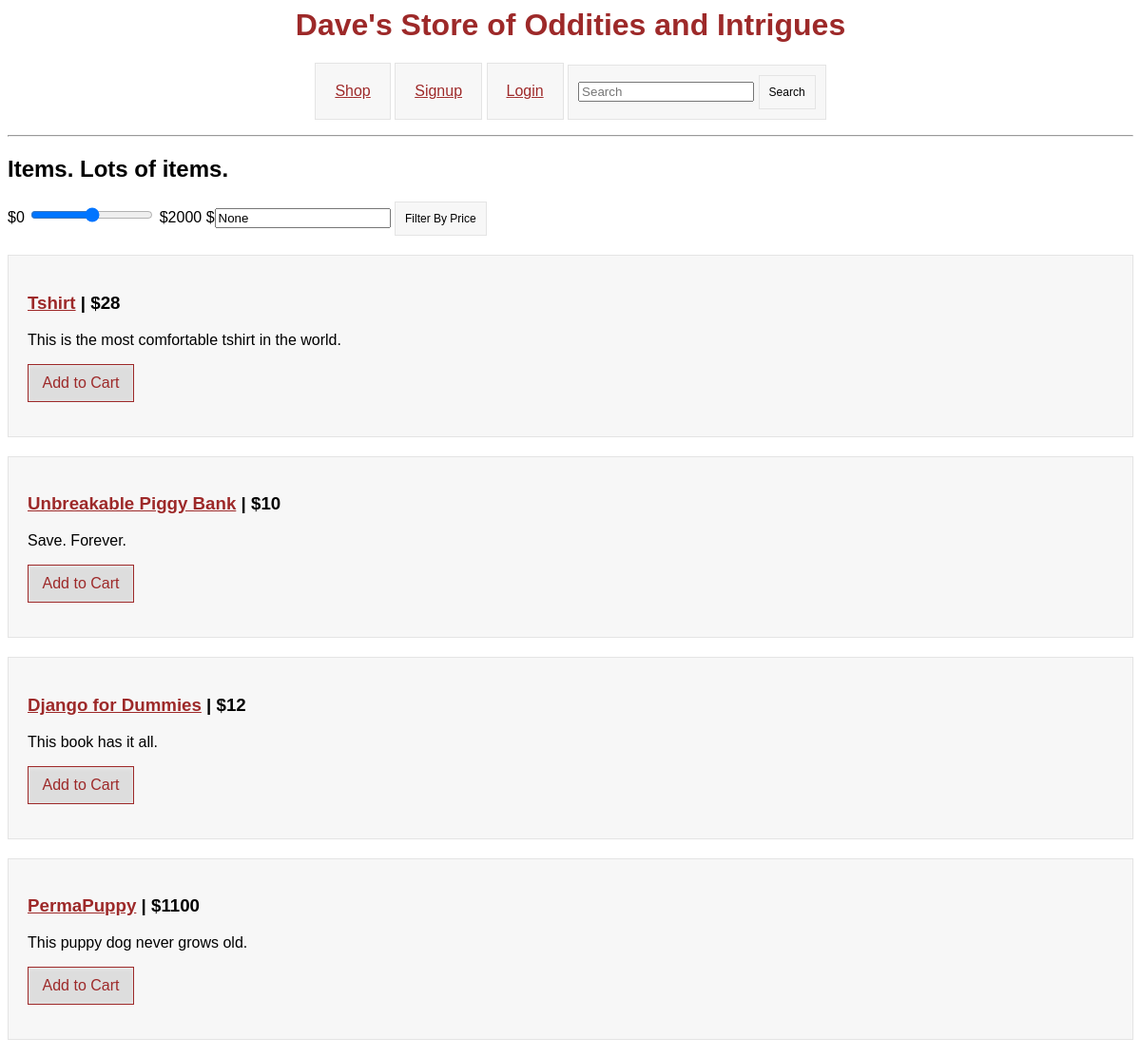
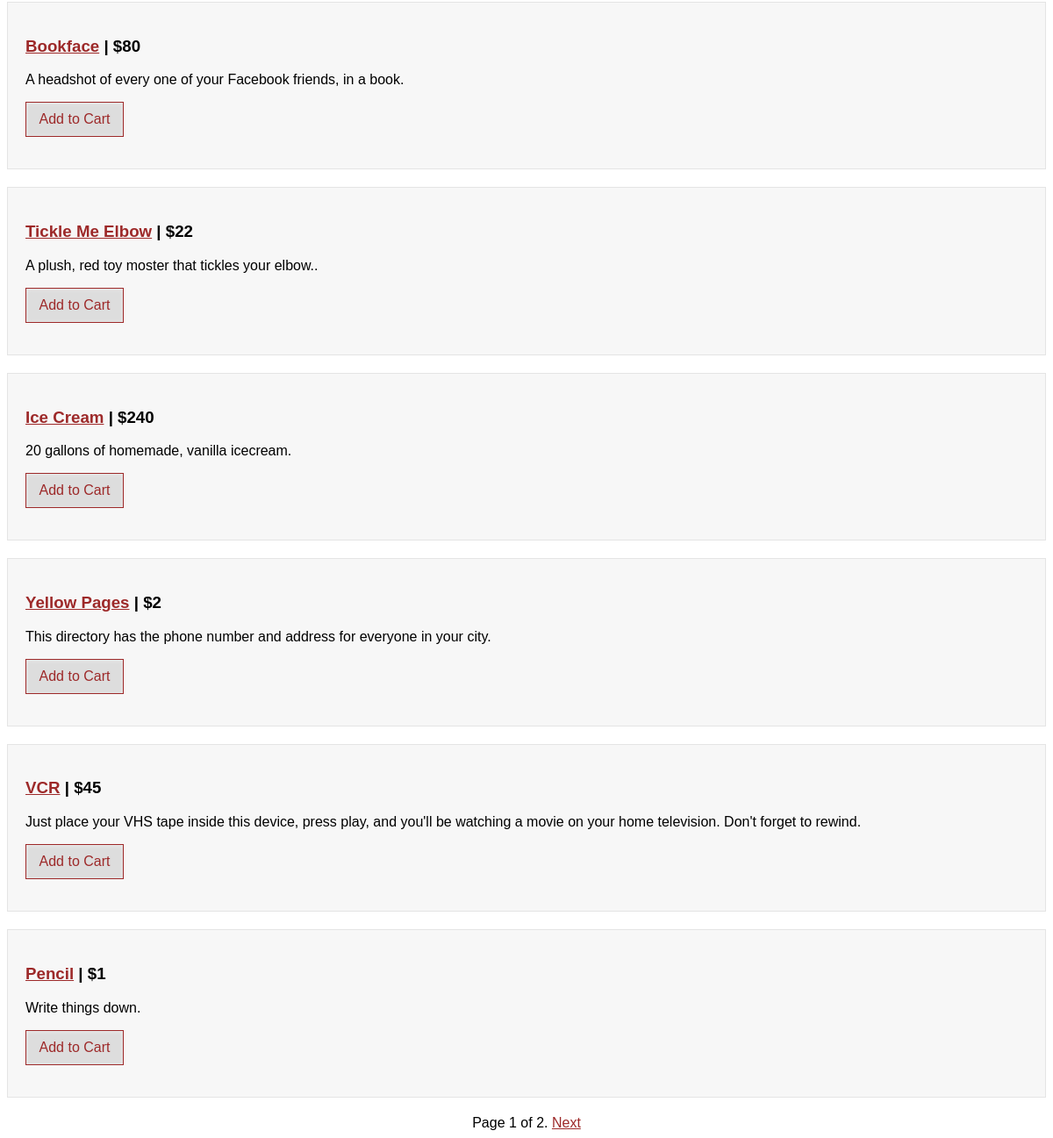
The app's page /items/ with its own data (2 pictures, top to bottom).
### items/models.py (models this page shows)
class Item(models.Model):
	name = models.CharField(max_length=200)
	description = models.CharField(max_length=400)
	price = models.IntegerField()
	def __str__(self):
		return self.name

### items/views.py (the view)
def index(request):
	page = request.GET.get('page')
	search = request.GET.get('search')
	price = request.GET.get('price')
	our_items = Item.objects.all()
	if search:
		our_items = Item.objects.filter(name__icontains=search)
	if price:
		our_items = our_items.filter(price__lte=price)
	paginator = Paginator(our_items, 10)
	try:
		items = paginator.page(page)
	except PageNotAnInteger:
		items = paginator.page(1)
	except EmptyPage:
		items = paginator.page(paginator.num_pages)
	if request.GET.get('json'):
		data = serializers.serialize("json", our_items)
		return HttpResponse(data, content_type='application/json')
	else:
		return render(request, 'items/index.html', {"items_list": items, "search_price" : price})

### items/templates/items/index.html (shortened to what this page needs)
{% include "header.html" %}
<h2>Items. Lots of items.</h2>
<div>
<form style="margin: 0px; padding: 0px;" action="/items/" method="get">
    $0
    <input type="range" name="price" min="0" max="2000" step="10" value="{{ search_price }}" onchange="updateTextInput(this.value);">
    $2000
    $<input type="text" id="textInput" value="{{ search_price }}">
    <input type="submit" value="Filter By Price" />
</form>
</div>
{% if items_list %}
    {% for item in items_list %}
    <div class="item-list">
        <a href="{% url 'items:show' item.id %}"><h3>{{ item }}</a>  |  ${{ item.price }}</h3>
        <p>{{ item.description }}</p>
        <a class="cart-link" href="/items/{{ item.id }}/add"><p class="add-to-cart">Add to Cart</p></a>
    </div>
    {% endfor %}
{% else %}
    <p>No items are available.</p>
{% endif %}
<div class="pagination">
    <span class="step-links">
        <span class="current">
            Page {{ items_list.number }} of {{ items_list.paginator.num_pages }}.
        </span>
        {% if items_list.has_next %}
            <a href="?page={{ items_list.next_page_number }}">Next</a>
        {% endif %}
    </span>
</div>

### templates/header.html (shortened to what this page needs)
{% load staticfiles %}
<link rel="stylesheet" type="text/css" href="{% static 'users/style.css' %}" />
<div class="title">
	<h1><a href="/items">Dave's Store of Oddities and Intrigues</a></h1>
</div>
<div id="navigation">
	<ul style="list-style: none;">
		<li><a href="/items">Shop</a></li>
		{% if user.is_authenticated %}
    	<li><a href="/users/logout">Logout</a></li>
		{% else %}
		<li><a href="/users/signup">Signup</a></li>
    	<li><a href="/users/log_in">Login</a></li>
		{% endif %}
		<li style="padding: 10px"><div>
	<form style="margin: 0px; padding: 0px;" action="/items/" method="get">
	    <input type="search" name="search" placeholder="Search"/>
	    <input type="submit" value="Search" />
	</form>
</div></li>
	</ul>
</div>
<hr>

### users/static/users/style.css (style rules this page uses)
a { color: #9D2929; }
ul { padding-left: 0px; }
li { background-color: #F7F7F7; padding: 20px; margin-top: 20px; text-shadow: 1px 1px 1px #FFF; border:1px solid #E4E4E4; }
.item-list { background-color: #F7F7F7; padding: 20px; border:1px solid #E4E4E4; margin-top: 20px; }
#navigation li { display: inline-block !important; background-color: #F7F7F7; padding: 20px; margin-top: 0px; text-shadow: 1px 1px 1px #FFF; border:1px solid #E4E4E4; }
input[type="submit"] { background-color: #F7F7F7; border:1px solid #E4E4E4; padding: 10px; font-size: 12px; }
#navigation { text-align: center; }
.title { display: block; text-align: center; }
.title a { text-decoration: none; }
.pagination { text-align: center; margin-top: 20px; }
.cart-link { text-decoration: none }
.add-to-cart { border: solid 1px; padding: 10px; width: 90px; text-align: center; text-decoration: none; background-color: #ddd; box-shadow: inset 0px 1px 4px #ECECEC; -moz-box-shadow: inset 0px 1px 4px #ECECEC; -webkit-box-shadow: inset 0px 1px 4px #ECECEC; }

### records on screen
Item: name "Tshirt", price "28", description "This is the most comfortable tshirt in the world."
Item: name "Unbreakable Piggy Bank", price "10", description "Save. Forever."
Item: name "Django for Dummies", price "12", description "This book has it all."
Item: name "PermaPuppy", price "1100", description "This puppy dog never grows old."
Item: name "Bookface", price "80", description "A headshot of every one of your Facebook friends, in a book."
Item: name "Tickle Me Elbow", price "22", description "A plush, red toy moster that tickles your elbow.."
Item: name "Ice Cream", price "240", description "20 gallons of homemade, vanilla icecream."
Item: name "Yellow Pages", price "2", description "This directory has the phone number and address for everyone in your city."
Item: name "VCR", price "45", description "Just place your VHS tape inside this device, press play, and you'll be watching a movie on your home television. Don't forget to rewind."
Item: name "Pencil", price "1", description "Write things down."

### other values on screen
{{ items_list.number }} "1"
{{ items_list.paginator.num_pages }} "2"
